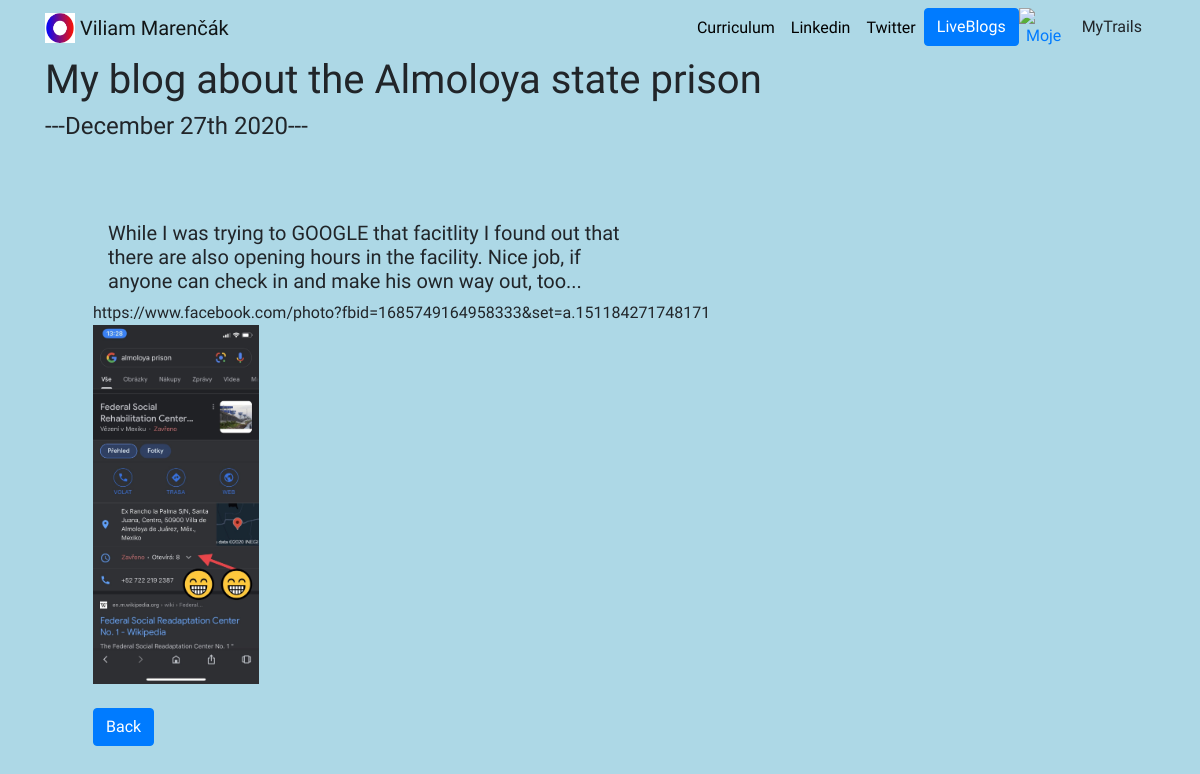
Page /blog/1/ on the committed database.
### blog/models.py (models this page shows, shortened)
class Blog(models.Model):
    title=models.CharField(max_length=100)
    body=models.TextField(max_length=300)
    date=models.DateField(blank=True)
    urls=models.URLField(blank=True)
    image=models.ImageField(upload_to='portfolio/images/', blank=True)

### blog/views.py (the view)
# urls.py: path('<int:blog_id>/', views.detail, name='detail'),
def detail(request, blog_id):
    blog = get_object_or_404(Blog, pk=blog_id)
    return render(request, 'detail.html', {'blog':blog})

### blog/templates/detail.html
{% extends 'portfolio/base.html' %}
{% block content %}
<h1>{{ blog.title }}</h1>
<h4>---{{ blog.date|date:"F jS Y"}}---</h4>
<br><br><br>
<h5 class="col-6 text-left mx-5">{{ blog.body|safe}}</h5>
{% if blog.urls %}
<a class="mx-5">{{ blog.urls }}</a>
<br>
<img src="{{ blog.image.url }}" class="img-fluid mx-5", height=166, width=166>
<br><br>
{% else %}
<br>
{% endif %}
<a href="{% url 'blog:all_blogs' %}" class="btn btn-primary mx-5">Back</a>
{% endblock %}

### portfolio/static/portfolio/custom.css (style rules this page uses)
body { font-family: 'Cabin', sans-serif; }

### rows in the picture
Blog: title "My blog about the Almoloya state prison", date "December 27th 2020", body "While I was trying to GOOGLE that facitlity I found out that there are also opening hours in the facility. Nice job, if anyone can check in and make his own way out, too...", urls "https://www.facebook.com/photo?fbid=1685749164958333&set=a.151184271748171", image (picture)
